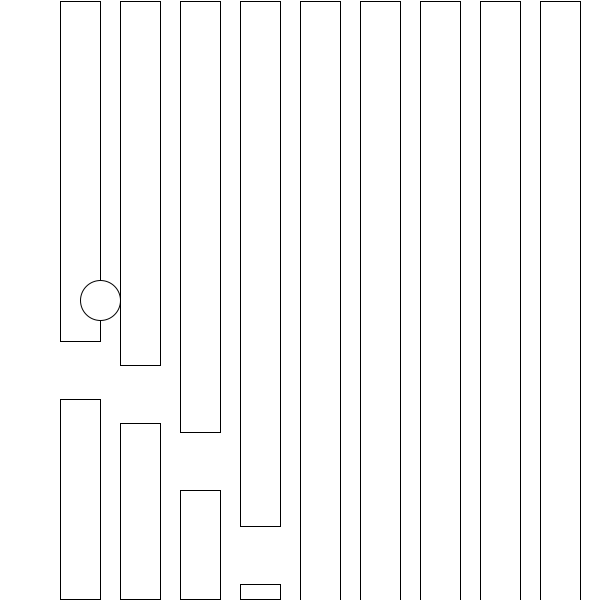
Frame 1 (no input)
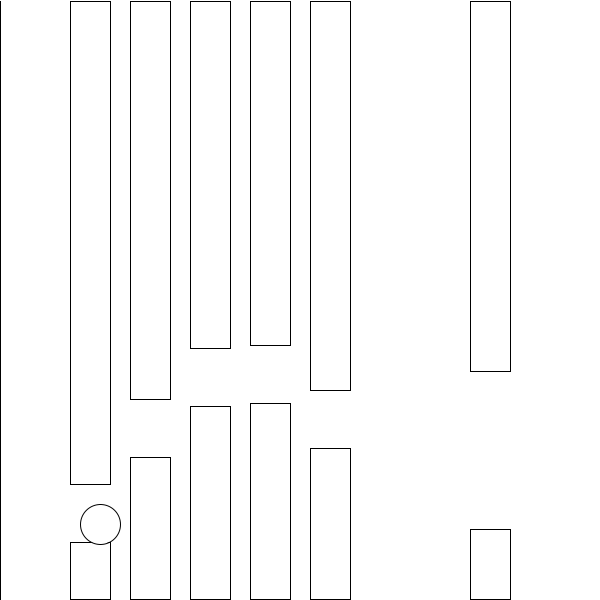
Frame 60 (the mouse pressed at the canvas centre just before this capture)
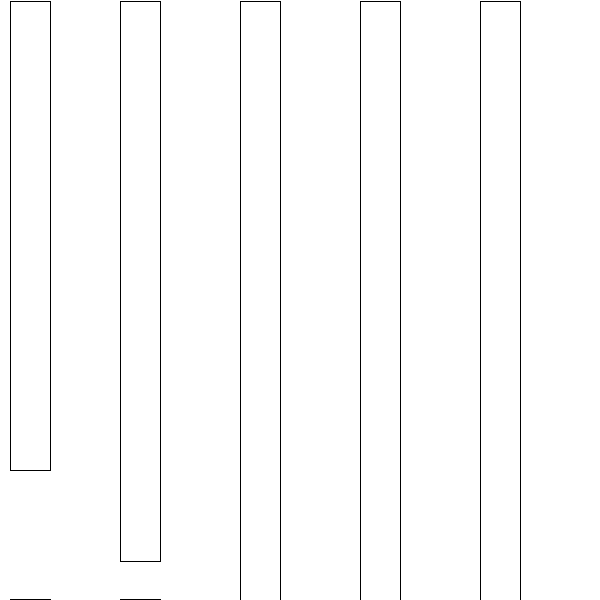
Frame 120 (the mouse held since frame 60 and released just before this capture)

The Processing sketch that drew these frames (run headless with seeded random() and noise(); from frame 60 on, the mouse is pressed at the canvas centre):

// Processing sketch: SineFlap
// ── SineFlap.pde
ArrayList<Wall> walls;
ArrayList<Wall> topWalls;
Player player;
float wall_width = 40;
float t = 0;
float x = 0;
void setup(){
  size(600,600);
  walls = new ArrayList();
  topWalls = new ArrayList();
  float num = width/wall_width;
  for (int i=0;i<num;i++){
    x += (wall_width+20);
    float h = 200*cos(t);
    float topH = height - (200*cos(t)+60);
    float y = ((height-1) - h);
    float topY = 1;
    walls.add(new Wall(x, y, wall_width, h));
    topWalls.add(new Wall(x, topY, wall_width, topH));
    
    t+=0.5;
  }
  player = new Player(100, height/2, 40);
}

void draw(){
  background(255);
  for (int i=0;i<walls.size();i++){
    walls.get(i).display();
    walls.get(i).move();
    topWalls.get(i).display();
    topWalls.get(i).move();
    if (walls.get(i).pos.x < 0-wall_width){
      walls.remove(i);
      topWalls.remove(i);
      x += (wall_width+20);
      float h = 200*cos(t);
      float topH = height - (200*cos(t)+160);
      float y = ((height-1) - h);
      float topY = 1;
      walls.add(new Wall(x, y, wall_width, h));
      print(x);
      topWalls.add(new Wall(x, topY, wall_width, topH));
      t+=0.5;
    }
  }
  player.display();
  player.move();
  if (keyPressed){
    if(keyCode == SHIFT){
      player.vel.y *= -1;
    }
  }
  //player.keyPressed();
}

// ── Player.pde
class Player {
  PVector pos, vel, acc;
  float r;
  Player(float x, float y, float r) {
    this.pos = new PVector(x, y);
    this.vel = new PVector(0, -2);
    this.acc = new PVector(0, 0.2);
    this.r = r;
  }

  void display() {
    ellipse(pos.x, pos.y, r, r);
  }
  void move() {
    pos = pos.add(vel);
    vel = vel.add(acc);
  }
}

// ── Wall.pde
class Wall{
  float w, h;
  PVector pos;
  Wall(float x, float y, float w, float h){
    this.pos = new PVector(x, y);
    this.w = w;
    this.h = h;
  }
  
  void display(){
    rect(pos.x, pos.y, w, h);
  }
  
  void move(){
    pos.x-=10;
  }
}
